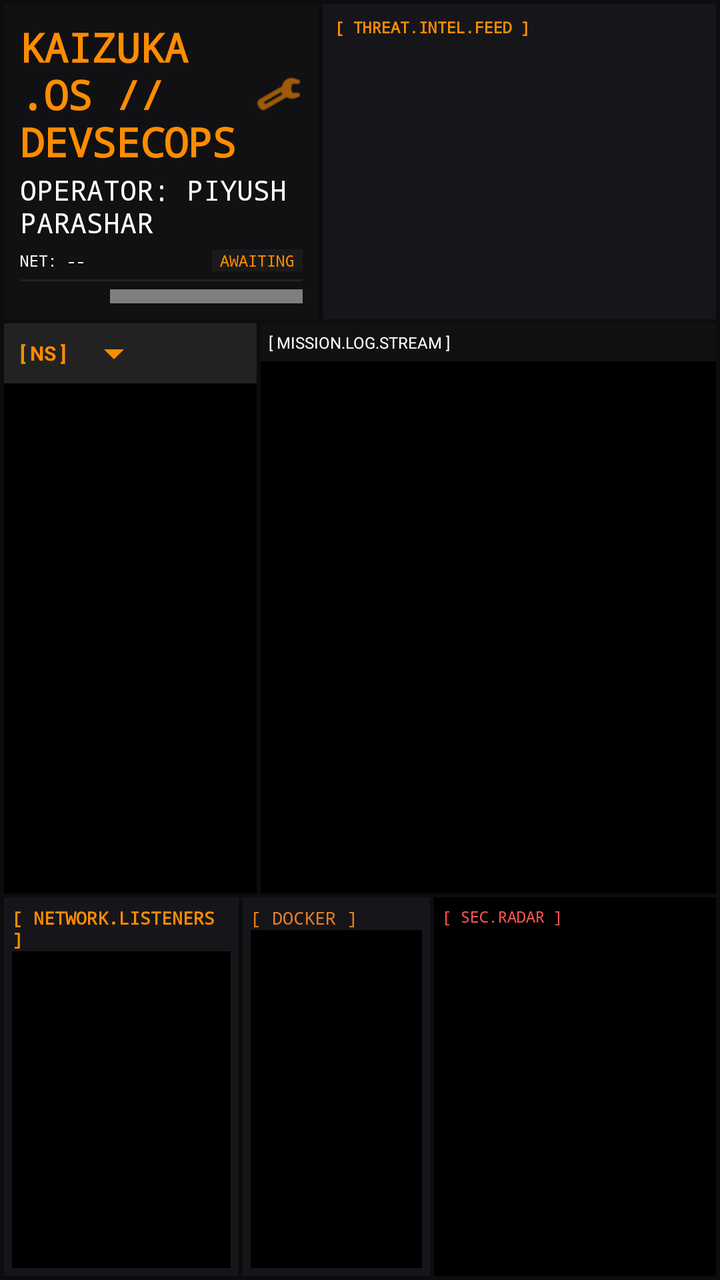
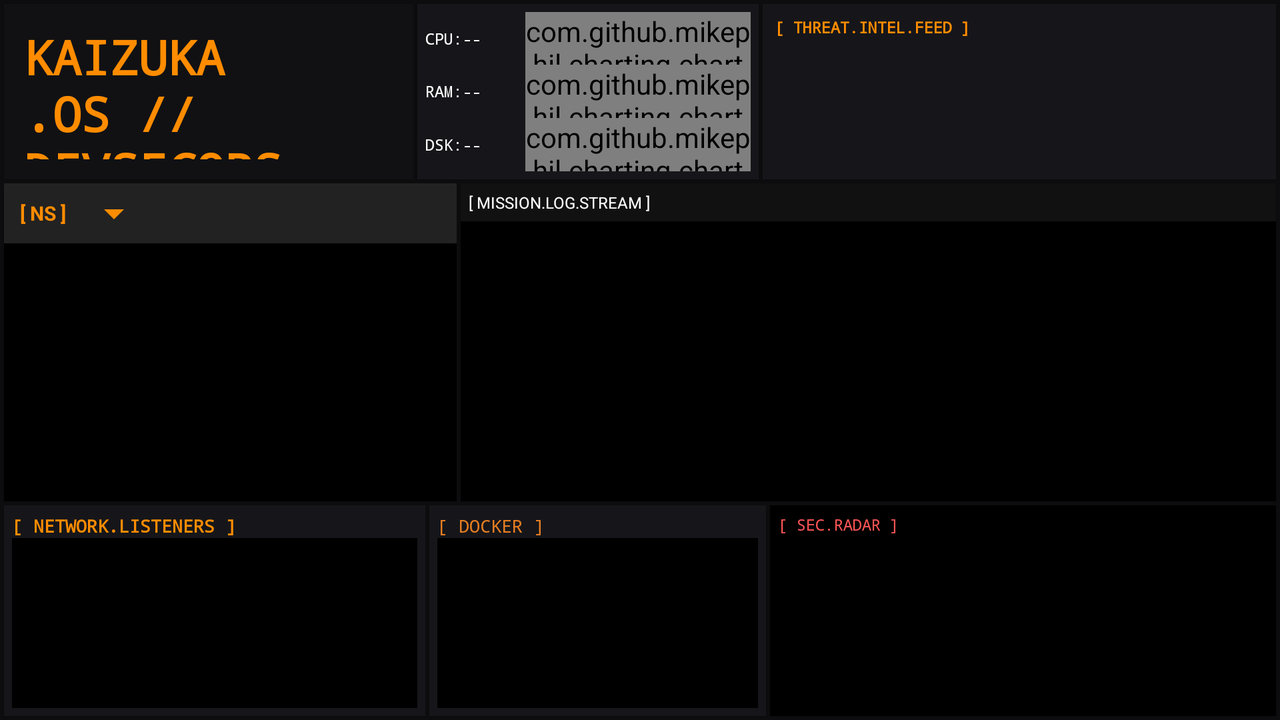

The same Android screen from two of the app's own layout files: first res/layout/ as a phone draws it, then the repository's variant for another configuration, drawn on a device whose configuration selects that folder. Both files follow.
<!-- AndroidManifest.xml: application theme Theme.AndroidMonitor -->
<!-- res/layout/activity_main.xml -->
<?xml version="1.0" encoding="utf-8"?>
<androidx.constraintlayout.widget.ConstraintLayout xmlns:android="http://schemas.android.com/apk/res/android"
    xmlns:app="http://schemas.android.com/apk/res-auto"
    xmlns:tools="http://schemas.android.com/tools"
    android:layout_width="match_parent"
    android:layout_height="match_parent"
    android:background="@color/bg_dark"
    android:padding="1dp"
    tools:context=".MainActivity">

    
    <LinearLayout
        android:id="@+id/row1"
        android:layout_width="match_parent"
        android:layout_height="0dp"
        android:orientation="horizontal"
        app:layout_constraintHeight_percent="0.25"
        app:layout_constraintTop_toTopOf="parent">

        
        <androidx.cardview.widget.CardView
            android:layout_width="0dp"
            android:layout_height="match_parent"
            android:layout_weight="1.2"
            app:cardBackgroundColor="@color/bg_sidebar"
            app:cardCornerRadius="0dp"
            android:layout_margin="1dp">
            <LinearLayout android:layout_width="match_parent" android:layout_height="match_parent" android:orientation="vertical" android:padding="8dp">

                <RelativeLayout android:layout_width="match_parent" android:layout_height="wrap_content">
                    <TextView
                        android:id="@+id/title_text"
                        android:layout_width="wrap_content"
                        android:layout_height="wrap_content"
                        android:fontFamily="monospace"
                        android:text="KAIZUKA.OS // DEVSECOPS"
                        android:textColor="@color/accent_primary"
                        android:textSize="20sp"
                        android:textStyle="bold"
                        android:layout_toStartOf="@+id/btn_settings"
                        android:layout_alignParentStart="true" />

                    <ImageButton
                        android:id="@+id/btn_settings"
                        android:layout_width="24dp"
                        android:layout_height="24dp"
                        android:layout_alignParentEnd="true"
                        android:layout_centerVertical="true"
                        android:background="?attr/selectableItemBackgroundBorderless"
                        android:src="@android:drawable/ic_menu_preferences"
                        android:contentDescription="@string/btn_save"
                        android:scaleType="fitCenter"
                        app:tint="@color/accent_primary" />
                </RelativeLayout>

                <TextView
                    android:layout_width="match_parent"
                    android:layout_height="wrap_content"
                    android:layout_marginTop="1dp"
                    android:fontFamily="monospace"
                    android:text="OPERATOR: PIYUSH PARASHAR"
                    android:textColor="@color/white"
                    android:textSize="14sp" />
                
                <LinearLayout android:layout_width="match_parent" android:layout_height="wrap_content" android:orientation="horizontal" android:layout_marginTop="4dp">
                    <TextView android:id="@+id/net_io_text" android:layout_width="0dp" android:layout_height="wrap_content" android:layout_weight="1" android:text="NET: --" android:textColor="@color/accent_info" android:textSize="8sp" android:fontFamily="monospace" />
                    <TextView android:id="@+id/status_text" android:layout_width="wrap_content" android:layout_height="wrap_content" android:text="AWAITING" android:textColor="@color/accent_primary" android:textSize="8sp" android:fontFamily="monospace" android:background="#1A1A1A" android:paddingStart="4dp" android:paddingEnd="4dp" />
                </LinearLayout>

                <View android:layout_width="match_parent" android:layout_height="1dp" android:background="#222222" android:layout_marginTop="4dp" android:layout_marginBottom="4dp" />

                
                <LinearLayout android:layout_width="match_parent" android:layout_height="0dp" android:layout_weight="1" android:orientation="horizontal" android:gravity="center_vertical">
                    <TextView android:id="@+id/cpu_text" android:layout_width="45dp" android:layout_height="wrap_content" android:text="CPU:--" android:textColor="@color/white" android:textSize="8sp" android:fontFamily="monospace" />
                    <com.github.mikephil.charting.charts.LineChart android:id="@+id/cpu_chart" android:layout_width="match_parent" android:layout_height="match_parent" />
                </LinearLayout>
                <LinearLayout android:layout_width="match_parent" android:layout_height="0dp" android:layout_weight="1" android:orientation="horizontal" android:gravity="center_vertical">
                    <TextView android:id="@+id/mem_text" android:layout_width="45dp" android:layout_height="wrap_content" android:text="RAM:--" android:textColor="@color/white" android:textSize="8sp" android:fontFamily="monospace" />
                    <com.github.mikephil.charting.charts.LineChart android:id="@+id/ram_chart" android:layout_width="match_parent" android:layout_height="match_parent" />
                </LinearLayout>
                <LinearLayout android:layout_width="match_parent" android:layout_height="0dp" android:layout_weight="1" android:orientation="horizontal" android:gravity="center_vertical">
                    <TextView android:id="@+id/disk_text" android:layout_width="45dp" android:layout_height="wrap_content" android:text="DSK:--" android:textColor="@color/white" android:textSize="8sp" android:fontFamily="monospace" />
                    <com.github.mikephil.charting.charts.LineChart android:id="@+id/disk_chart" android:layout_width="match_parent" android:layout_height="match_parent" />
                </LinearLayout>
            </LinearLayout>
        </androidx.cardview.widget.CardView>

        
        <androidx.cardview.widget.CardView
            android:layout_width="0dp"
            android:layout_height="match_parent"
            android:layout_weight="1.5"
            app:cardBackgroundColor="@color/bg_card"
            app:cardCornerRadius="0dp"
            android:layout_margin="1dp">
            <LinearLayout android:layout_width="match_parent" android:layout_height="match_parent" android:orientation="vertical" android:padding="6dp">
                <TextView android:layout_width="match_parent" android:layout_height="wrap_content" android:text="[ THREAT.INTEL.FEED ]" android:textColor="@color/accent_primary" android:textSize="8sp" android:fontFamily="monospace" android:textStyle="bold" />
                <androidx.recyclerview.widget.RecyclerView android:id="@+id/rv_intel" android:layout_width="match_parent" android:layout_height="match_parent" />
            </LinearLayout>
        </androidx.cardview.widget.CardView>
    </LinearLayout>

    
    <LinearLayout
        android:id="@+id/row2"
        android:layout_width="match_parent"
        android:layout_height="0dp"
        android:orientation="horizontal"
        app:layout_constraintHeight_percent="0.45"
        app:layout_constraintTop_toBottomOf="@id/row1">

        <androidx.cardview.widget.CardView
            android:layout_width="0dp"
            android:layout_height="match_parent"
            android:layout_weight="1"
            app:cardBackgroundColor="@color/black"
            app:cardCornerRadius="0dp"
            android:layout_margin="1dp">
            <LinearLayout android:layout_width="match_parent" android:layout_height="match_parent" android:orientation="vertical">
                <RelativeLayout android:layout_width="match_parent" android:layout_height="30dp" android:background="#222222" android:paddingStart="8dp">
                    <TextView android:id="@+id/label_ns" android:layout_width="wrap_content" android:layout_height="wrap_content" android:text="[ NS ]" android:textColor="@color/accent_primary" android:textSize="10sp" android:layout_centerVertical="true" android:textStyle="bold" />
                    <Spinner android:id="@+id/spinner_namespace" android:layout_width="wrap_content" android:layout_height="match_parent" android:layout_toEndOf="@id/label_ns" android:backgroundTint="@color/accent_primary" />
                </RelativeLayout>
                <androidx.recyclerview.widget.RecyclerView android:id="@+id/rv_k8s_pods" android:layout_width="match_parent" android:layout_height="match_parent" />
            </LinearLayout>
        </androidx.cardview.widget.CardView>

        <androidx.cardview.widget.CardView
            android:layout_width="0dp"
            android:layout_height="match_parent"
            android:layout_weight="1.8"
            app:cardBackgroundColor="@color/black"
            app:cardCornerRadius="0dp"
            android:layout_margin="1dp">
            <LinearLayout android:layout_width="match_parent" android:layout_height="match_parent" android:orientation="vertical">
                <TextView android:layout_width="match_parent" android:layout_height="wrap_content" android:text="[ MISSION.LOG.STREAM ]" android:textColor="@color/white" android:textSize="8sp" android:padding="4dp" android:background="#111111" />
                <androidx.recyclerview.widget.RecyclerView android:id="@+id/rv_k8s_logs" android:layout_width="match_parent" android:layout_height="match_parent" android:padding="4dp" />
            </LinearLayout>
        </androidx.cardview.widget.CardView>
    </LinearLayout>

    
    <LinearLayout
        android:id="@+id/row3"
        android:layout_width="match_parent"
        android:layout_height="0dp"
        android:orientation="horizontal"
        app:layout_constraintHeight_percent="0.3"
        app:layout_constraintTop_toBottomOf="@id/row2"
        app:layout_constraintBottom_toBottomOf="parent">

        <androidx.cardview.widget.CardView
            android:layout_width="0dp"
            android:layout_height="match_parent"
            android:layout_weight="1"
            app:cardBackgroundColor="@color/bg_card"
            app:cardCornerRadius="0dp"
            android:layout_margin="1dp">
            <LinearLayout android:layout_width="match_parent" android:layout_height="match_parent" android:orientation="vertical" android:padding="4dp">
                <TextView android:layout_width="match_parent" android:layout_height="wrap_content" android:text="[ NETWORK.LISTENERS ]" android:textColor="@color/accent_primary" android:textSize="9sp" android:fontFamily="monospace" android:textStyle="bold" />
                <androidx.recyclerview.widget.RecyclerView android:id="@+id/rv_processes" android:layout_width="match_parent" android:layout_height="match_parent" android:background="@color/black" />
            </LinearLayout>
        </androidx.cardview.widget.CardView>

        <androidx.cardview.widget.CardView
            android:layout_width="0dp"
            android:layout_height="match_parent"
            android:layout_weight="0.8"
            app:cardBackgroundColor="@color/bg_card"
            app:cardCornerRadius="0dp"
            android:layout_margin="1dp">
            <LinearLayout android:layout_width="match_parent" android:layout_height="match_parent" android:orientation="vertical" android:padding="4dp">
                <TextView android:layout_width="match_parent" android:layout_height="wrap_content" android:text="[ DOCKER ]" android:textColor="@color/accent_secondary" android:textSize="9sp" android:fontFamily="monospace" />
                <androidx.recyclerview.widget.RecyclerView android:id="@+id/rv_docker" android:layout_width="match_parent" android:layout_height="match_parent" android:background="@color/black" />
            </LinearLayout>
        </androidx.cardview.widget.CardView>

        <androidx.cardview.widget.CardView
            android:layout_width="0dp"
            android:layout_height="match_parent"
            android:layout_weight="1.2"
            app:cardBackgroundColor="@color/black"
            app:cardCornerRadius="0dp"
            android:layout_margin="1dp">
            <LinearLayout android:layout_width="match_parent" android:layout_height="match_parent" android:orientation="vertical" android:padding="4dp">
                <TextView android:layout_width="match_parent" android:layout_height="wrap_content" android:text="[ SEC.RADAR ]" android:textColor="#FF5555" android:fontFamily="monospace" android:textSize="8sp" />
                <androidx.recyclerview.widget.RecyclerView android:id="@+id/rv_radar" android:layout_width="match_parent" android:layout_height="match_parent" />
            </LinearLayout>
        </androidx.cardview.widget.CardView>
    </LinearLayout>

</androidx.constraintlayout.widget.ConstraintLayout>
<!-- resources referenced by this layout -->
<resources>
  <color name="accent_info">#FFFFFF</color>
  <color name="accent_primary">#FF8C00</color>
  <color name="accent_secondary">#E67E22</color>
  <color name="bg_card">#16161A</color>
  <color name="bg_dark">#0D0D0F</color>
  <color name="bg_sidebar">#111114</color>
  <color name="black">#FF000000</color>
  <color name="white">#FFFFFFFF</color>
  <string name="btn_save">SAVE</string>
  <style name="Theme.AndroidMonitor" parent="Theme.MaterialComponents.DayNight.NoActionBar">
          
          <item name="colorPrimary">@color/bg_sidebar</item>
          <item name="colorPrimaryVariant">@color/black</item>
          <item name="colorOnPrimary">@color/white</item>
          
          <item name="colorSecondary">@color/accent_cyan</item>
          <item name="colorSecondaryVariant">@color/teal_700</item>
          <item name="colorOnSecondary">@color/black</item>
          
          <item name="android:statusBarColor">@color/black</item>
          
      </style>
</resources>
<!-- res/layout-land/activity_main.xml (the repository's variant of the layout above) -->
<!-- drawn on the phone turned sideways -->
<?xml version="1.0" encoding="utf-8"?>
<androidx.constraintlayout.widget.ConstraintLayout xmlns:android="http://schemas.android.com/apk/res/android"
    xmlns:app="http://schemas.android.com/apk/res-auto"
    xmlns:tools="http://schemas.android.com/tools"
    android:layout_width="match_parent"
    android:layout_height="match_parent"
    android:background="@color/bg_dark"
    android:padding="1dp"
    tools:context=".MainActivity">

    
    <LinearLayout
        android:id="@+id/row1"
        android:layout_width="match_parent"
        android:layout_height="0dp"
        android:orientation="horizontal"
        app:layout_constraintHeight_percent="0.25"
        app:layout_constraintTop_toTopOf="parent">

        
        <androidx.cardview.widget.CardView
            android:layout_width="0dp"
            android:layout_height="match_parent"
            android:layout_weight="1.2"
            app:cardBackgroundColor="@color/bg_sidebar"
            app:cardCornerRadius="0dp"
            android:layout_margin="1dp">
            <LinearLayout android:layout_width="match_parent" android:layout_height="match_parent" android:orientation="vertical" android:padding="10dp">

                <TextView
                    android:layout_width="match_parent"
                    android:layout_height="wrap_content"
                    android:fontFamily="monospace"
                    android:text="KAIZUKA.OS // DEVSECOPS"
                    android:textColor="@color/accent_primary"
                    android:textSize="24sp"
                    android:textStyle="bold" />

                <TextView
                    android:layout_width="match_parent"
                    android:layout_height="wrap_content"
                    android:layout_marginTop="2dp"
                    android:fontFamily="monospace"
                    android:text="OPERATOR: PIYUSH PARASHAR"
                    android:textColor="@color/white"
                    android:textSize="16sp" />
                <View android:layout_width="match_parent" android:layout_height="1dp" android:background="#222222" android:layout_marginTop="8dp" android:layout_marginBottom="8dp" />
                <TextView android:id="@+id/net_io_text" android:layout_width="match_parent" android:layout_height="wrap_content" android:text="NET: --" android:textColor="@color/accent_info" android:textSize="9sp" android:fontFamily="monospace" />

                <View android:layout_width="match_parent" android:layout_height="0dp" android:layout_weight="1" />
                <TextView android:id="@+id/status_text" android:layout_width="match_parent" android:layout_height="wrap_content" android:text="CONNECTED" android:textColor="@color/accent_primary" android:textSize="9sp" android:fontFamily="monospace" android:gravity="center" android:background="#1A1A1A" android:padding="4dp" />
            </LinearLayout>
        </androidx.cardview.widget.CardView>

        
        <androidx.cardview.widget.CardView
            android:layout_width="0dp"
            android:layout_height="match_parent"
            android:layout_weight="1"
            app:cardBackgroundColor="@color/bg_card"
            app:cardCornerRadius="0dp"
            android:layout_margin="1dp">
            <LinearLayout android:layout_width="match_parent" android:layout_height="match_parent" android:orientation="vertical" android:padding="4dp">
                <LinearLayout android:layout_width="match_parent" android:layout_height="0dp" android:layout_weight="1" android:orientation="horizontal" android:gravity="center_vertical">
                    <TextView android:id="@+id/cpu_text" android:layout_width="50dp" android:layout_height="wrap_content" android:text="CPU:--" android:textColor="@color/white" android:textSize="8sp" android:fontFamily="monospace" />
                    <com.github.mikephil.charting.charts.LineChart android:id="@+id/cpu_chart" android:layout_width="match_parent" android:layout_height="match_parent" />
                </LinearLayout>
                <LinearLayout android:layout_width="match_parent" android:layout_height="0dp" android:layout_weight="1" android:orientation="horizontal" android:gravity="center_vertical">
                    <TextView android:id="@+id/mem_text" android:layout_width="50dp" android:layout_height="wrap_content" android:text="RAM:--" android:textColor="@color/white" android:textSize="8sp" android:fontFamily="monospace" />
                    <com.github.mikephil.charting.charts.LineChart android:id="@+id/ram_chart" android:layout_width="match_parent" android:layout_height="match_parent" />
                </LinearLayout>
                <LinearLayout android:layout_width="match_parent" android:layout_height="0dp" android:layout_weight="1" android:orientation="horizontal" android:gravity="center_vertical">
                    <TextView android:id="@+id/disk_text" android:layout_width="50dp" android:layout_height="wrap_content" android:text="DSK:--" android:textColor="@color/white" android:textSize="8sp" android:fontFamily="monospace" />
                    <com.github.mikephil.charting.charts.LineChart android:id="@+id/disk_chart" android:layout_width="match_parent" android:layout_height="match_parent" />
                </LinearLayout>
            </LinearLayout>
        </androidx.cardview.widget.CardView>

        
        <androidx.cardview.widget.CardView
            android:layout_width="0dp"
            android:layout_height="match_parent"
            android:layout_weight="1.5"
            app:cardBackgroundColor="@color/bg_card"
            app:cardCornerRadius="0dp"
            android:layout_margin="1dp">
            <LinearLayout android:layout_width="match_parent" android:layout_height="match_parent" android:orientation="vertical" android:padding="6dp">
                <TextView android:layout_width="match_parent" android:layout_height="wrap_content" android:text="[ THREAT.INTEL.FEED ]" android:textColor="@color/accent_primary" android:textSize="8sp" android:fontFamily="monospace" android:textStyle="bold" />
                <androidx.recyclerview.widget.RecyclerView android:id="@+id/rv_intel" android:layout_width="match_parent" android:layout_height="match_parent" />
            </LinearLayout>
        </androidx.cardview.widget.CardView>
    </LinearLayout>

    
    <LinearLayout
        android:id="@+id/row2"
        android:layout_width="match_parent"
        android:layout_height="0dp"
        android:orientation="horizontal"
        app:layout_constraintHeight_percent="0.45"
        app:layout_constraintTop_toBottomOf="@id/row1">

        <androidx.cardview.widget.CardView
            android:layout_width="0dp"
            android:layout_height="match_parent"
            android:layout_weight="1"
            app:cardBackgroundColor="@color/black"
            app:cardCornerRadius="0dp"
            android:layout_margin="1dp">
            <LinearLayout android:layout_width="match_parent" android:layout_height="match_parent" android:orientation="vertical">
                <RelativeLayout android:layout_width="match_parent" android:layout_height="30dp" android:background="#222222" android:paddingStart="8dp">
                    <TextView android:id="@+id/label_ns" android:layout_width="wrap_content" android:layout_height="wrap_content" android:text="[ NS ]" android:textColor="@color/accent_primary" android:textSize="10sp" android:layout_centerVertical="true" android:textStyle="bold" />
                    <Spinner android:id="@+id/spinner_namespace" android:layout_width="wrap_content" android:layout_height="match_parent" android:layout_toEndOf="@id/label_ns" android:backgroundTint="@color/accent_primary" />
                </RelativeLayout>
                <androidx.recyclerview.widget.RecyclerView android:id="@+id/rv_k8s_pods" android:layout_width="match_parent" android:layout_height="match_parent" />
            </LinearLayout>
        </androidx.cardview.widget.CardView>

        <androidx.cardview.widget.CardView
            android:layout_width="0dp"
            android:layout_height="match_parent"
            android:layout_weight="1.8"
            app:cardBackgroundColor="@color/black"
            app:cardCornerRadius="0dp"
            android:layout_margin="1dp">
            <LinearLayout android:layout_width="match_parent" android:layout_height="match_parent" android:orientation="vertical">
                <TextView android:layout_width="match_parent" android:layout_height="wrap_content" android:text="[ MISSION.LOG.STREAM ]" android:textColor="@color/white" android:textSize="8sp" android:padding="4dp" android:background="#111111" />
                <androidx.recyclerview.widget.RecyclerView android:id="@+id/rv_k8s_logs" android:layout_width="match_parent" android:layout_height="match_parent" android:padding="4dp" />
            </LinearLayout>
        </androidx.cardview.widget.CardView>
    </LinearLayout>

    
    <LinearLayout
        android:id="@+id/row3"
        android:layout_width="match_parent"
        android:layout_height="0dp"
        android:orientation="horizontal"
        app:layout_constraintHeight_percent="0.3"
        app:layout_constraintTop_toBottomOf="@id/row2"
        app:layout_constraintBottom_toBottomOf="parent">

        <androidx.cardview.widget.CardView
            android:layout_width="0dp"
            android:layout_height="match_parent"
            android:layout_weight="1"
            app:cardBackgroundColor="@color/bg_card"
            app:cardCornerRadius="0dp"
            android:layout_margin="1dp">
            <LinearLayout android:layout_width="match_parent" android:layout_height="match_parent" android:orientation="vertical" android:padding="4dp">
                <TextView android:layout_width="match_parent" android:layout_height="wrap_content" android:text="[ NETWORK.LISTENERS ]" android:textColor="@color/accent_primary" android:textSize="9sp" android:fontFamily="monospace" android:textStyle="bold" />
                <androidx.recyclerview.widget.RecyclerView android:id="@+id/rv_processes" android:layout_width="match_parent" android:layout_height="match_parent" android:background="@color/black" />
            </LinearLayout>
        </androidx.cardview.widget.CardView>

        <androidx.cardview.widget.CardView
            android:layout_width="0dp"
            android:layout_height="match_parent"
            android:layout_weight="0.8"
            app:cardBackgroundColor="@color/bg_card"
            app:cardCornerRadius="0dp"
            android:layout_margin="1dp">
            <LinearLayout android:layout_width="match_parent" android:layout_height="match_parent" android:orientation="vertical" android:padding="4dp">
                <TextView android:layout_width="match_parent" android:layout_height="wrap_content" android:text="[ DOCKER ]" android:textColor="@color/accent_secondary" android:textSize="9sp" android:fontFamily="monospace" />
                <androidx.recyclerview.widget.RecyclerView android:id="@+id/rv_docker" android:layout_width="match_parent" android:layout_height="match_parent" android:background="@color/black" />
            </LinearLayout>
        </androidx.cardview.widget.CardView>

        <androidx.cardview.widget.CardView
            android:layout_width="0dp"
            android:layout_height="match_parent"
            android:layout_weight="1.2"
            app:cardBackgroundColor="@color/black"
            app:cardCornerRadius="0dp"
            android:layout_margin="1dp">
            <LinearLayout android:layout_width="match_parent" android:layout_height="match_parent" android:orientation="vertical" android:padding="4dp">
                <TextView android:layout_width="match_parent" android:layout_height="wrap_content" android:text="[ SEC.RADAR ]" android:textColor="#FF5555" android:fontFamily="monospace" android:textSize="8sp" />
                <androidx.recyclerview.widget.RecyclerView android:id="@+id/rv_radar" android:layout_width="match_parent" android:layout_height="match_parent" />
            </LinearLayout>
        </androidx.cardview.widget.CardView>
    </LinearLayout>

</androidx.constraintlayout.widget.ConstraintLayout>
<!-- resources referenced by the variant -->
<!-- as the phone turned sideways resolves them -->
<resources>
  <color name="accent_info">#FFFFFF</color>
  <color name="accent_primary">#FF8C00</color>
  <color name="accent_secondary">#E67E22</color>
  <color name="bg_card">#16161A</color>
  <color name="bg_dark">#0D0D0F</color>
  <color name="bg_sidebar">#111114</color>
  <color name="black">#FF000000</color>
  <color name="white">#FFFFFFFF</color>
  <style name="Theme.AndroidMonitor" parent="Theme.MaterialComponents.DayNight.NoActionBar">
          
          <item name="colorPrimary">@color/bg_sidebar</item>
          <item name="colorPrimaryVariant">@color/black</item>
          <item name="colorOnPrimary">@color/white</item>
          
          <item name="colorSecondary">@color/accent_cyan</item>
          <item name="colorSecondaryVariant">@color/teal_700</item>
          <item name="colorOnSecondary">@color/black</item>
          
          <item name="android:statusBarColor">@color/black</item>
          
      </style>
</resources>
